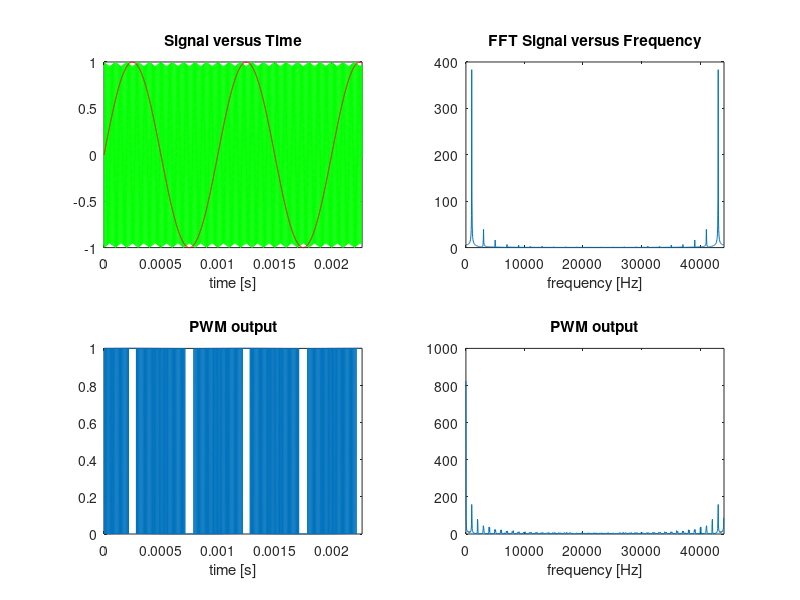

The MATLAB script that drew this image:
clear all;
close all;
%% ------------------------------------------------------------------------
%                               Variables
%--------------------------------------------------------------------------

Ft = 1e3;
Fs = 44.1e3;            
Ts = 1/Fs;
N = 1024;
M=100;      %number of cycles of the sawtooth
A = 1;      %Amplitude triangle wave

t = (0:Ts/100:M*Ts);
f=1:Fs/N:Fs;


%% ------------------------------------------------------------------------
%                               Audio
%--------------------------------------------------------------------------

y = sin(2*pi*Ft*t);

%% ------------------------------------------------------------------------
%                               PWM
%--------------------------------------------------------------------------

%Sawtooht generator

%xt = ((mod(t,Ts)/(Ts))*2)-1;   %Generates sawtooth wave normalized of Freq Fs
xt = A*sawtooth((2*pi*Ft*M*t),0.5);
Xt = fft((xt),N);

%Comparator

out=zeros(size(y));

for i=1:length(y)
    if (y(i)>xt(i))
        out(i)=1;
    else
        out(i)=0;
    end
end
abs(fft(out,N));   

%PWM output

figure;
subplot(2,2,1);
plot(t, xt,'g');
hold on
plot(t,y,'r');
hold off
xlim ([0 M*Ts]);
xlabel('time [s]');
title('Triangle Wave Generator');
xlabel('time [s]');
title('Signal versus Time');

% Plot the signal versus freq:

subplot(2,2,2);
plot(f,abs(Xt)); 
xlim ([0 Fs]);
xlabel('frequency [Hz]');
title('FFT Signal versus Frequency');

%Plot PWM output

subplot(2,2,3);
plot(t,out);
xlim ([0 M*Ts]);
xlabel('time [s]');
title('PWM output');

%Plot PWM output freq. domain

subplot(2,2,4);
plot(f,abs(fft(out,N)));
xlim ([0 Fs]);
xlabel('frequency [Hz]');
title('PWM output');